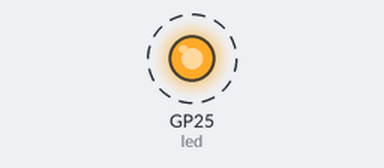
Bench run of a program on a simulated Raspberry Pi Pico running MicroPython. Parts: output pins drawn as LEDs (lit = HIGH). Dashed ring = blinking. What the program prints to the serial console is not drawn.

Above: at 0.5 s.
Timing chart, 0 to 4.6 s (numbered marks = the images above):
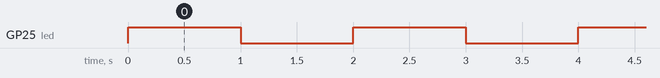

The program:

led_blink.py
```python
from machine import Pin
from utime import sleep

led = Pin("LED", Pin.OUT)

print("LED starts flashing...")
while True:
    try:
        led.value(True)
        sleep(1)
        led.value(False)
        sleep(1)
    except KeyboardInterrupt:
        break
led.off()
print("Finished.")
```

Measured:
- by itself, GP25 (led): alternates HIGH for 1.0 s and LOW for 1.0 s
